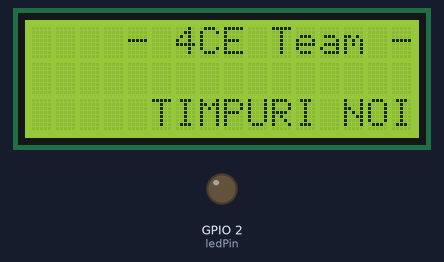
Bench run of a sketch on a simulated ESP8266 (NodeMCU). Shown: 16×3 character LCD, output pins drawn as LEDs (lit = HIGH). WiFi joins after 1.5 s; servers stay silent unless stated; uploads are accepted with an empty reply; EEPROM starts erased; what the sketch prints to the serial monitor is not drawn.

Above: at 0.2 s.
At 3.5 s:
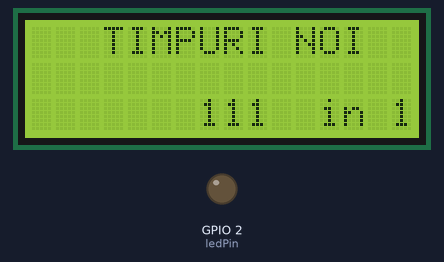
At 46.3 s:
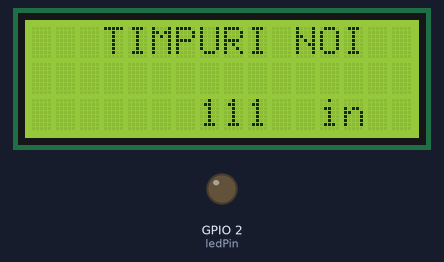
At 113.2 s:
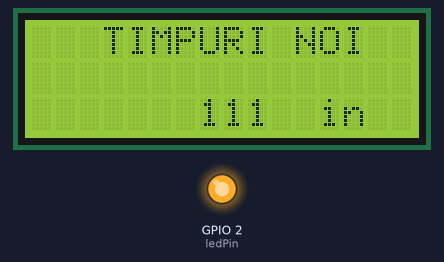
Timing chart, 0 to 114.7 s (numbered marks = the images above):
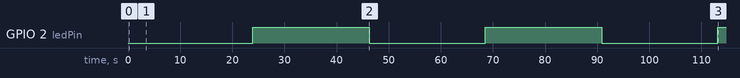

Measured:
- by itself, GPIO 2 (ledPin): alternates HIGH for 22.3 s and LOW for 22.3 s
- what the display in image 0 shows lasts 3.3 s, from 0.1 s to 3.4 s
- what the display in image 1 shows lasts 22.3 s, from 3.4 s to 25.7 s

The sketch:

4ce_station.ino
```cpp
#include <LiquidCrystal_I2C.h>
#include <ESP8266WiFi.h>
#include <EEPROM.h>
#include <ArduinoJson.h>

const char* ssid = "CityHack2017";
const char* password = "Ci5yh@6K2017";

//http://3b7d1823.ngrok.io/api/stats/station/59c53bc37e0003ed59f86dd3/lcd
//const char *  host      = "3b7d1823.ngrok.io";
const char *  host      = "4ceteam.tremend.ro";
const char * stationID  = "59c53bc37e0003ed59f86dd3";
String  url             = (String)"/api/stats/station/" + stationID +"/lcd";
//String  url             = (String)"/api/stats";
const int httpPort      = 80;
const unsigned long HTTP_TIMEOUT = 1000;  // max respone time from server
const size_t MAX_CONTENT_SIZE = 512;       // max size of the HTTP response
int gDummySeconds = 10*60;  //10 minutes
WiFiClient  client;

// local server ??
WiFiServer server(80);

int ledPin = LED_BUILTIN; // GPIO13

LiquidCrystal_I2C lcd(0x3F, 16, 3);

// The type of data that we want to extract from the page
struct UsefulData {
  char bus[32];
  char eta_seconds[32];
};

UsefulData dataArray[10];

void print_lcd(char *line0, char * line1, char * line2, char * line3)
{
  lcd.clear();
  // 1st line
  lcd.setCursor(0,0);
  lcd.print(line0);

  // 2nd Line
  lcd.setCursor(0,1);
  lcd.print(line1);

  // 3rd Line
  lcd.setCursor(0,2);
  lcd.print(line2);

  // 4th Line
  lcd.setCursor(0,3);
  lcd.print(line3);
}


void print_station2(char *station)
{
  lcd.clear();
  // 1st line
  lcd.setCursor(2,0);
  lcd.print(station);

  for (int i = 0 ; i < 3; i++)
  {

    //dummy station -> update
    if ( i == 2 )
    {
      strcpy(dataArray[i].bus, "111");
      itoa(gDummySeconds,dataArray[i].eta_seconds, 10);
      //sprintf(dataArray[index].eta_seconds,"%d", gDummySeconds);
    }

    if ( strcmp(dataArray[i].bus, "") )
    {
      lcd.setCursor(2,i+1);
      lcd.print(" ");
        for ( int j = strlen(dataArray[i].bus); j < 3; j ++) lcd.print(" ");

      lcd.print(dataArray[i].bus);
      lcd.print("  in ");


      int min = atoi(dataArray[i].eta_seconds) / 60;

      if (min == 0)
      {
        lcd.print("station");
      }
      else
      {
        if (min < 10) lcd.print(" ");
        lcd.print( min);
        lcd.print(" min");
      }
    }
    else
    {
      lcd.setCursor(2,i+1);
      lcd.print("   ");
    }
  }
/*
  // 2nd Line
  if ( strcmp(dataArray[0].bus, "") )
  {
    lcd.setCursor(2,1);
    lcd.print("[");
    lcd.print(dataArray[0].bus);
    lcd.print("] in ");
    lcd.print(dataArray[0].eta_seconds);
    lcd.print("s");
  }


  // 3rd Line
  if ( strcmp(dataArray[1].bus, "") )
  {
    lcd.setCursor(2,2);
    lcd.print("[");
    lcd.print(dataArray[1].bus);
    lcd.print("] in ");
    lcd.print(dataArray[1].eta_seconds);
    lcd.print("s");
  }

  // 4th Line
  if ( strcmp(dataArray[2].bus, "") )
  {
    lcd.setCursor(2,3);
    lcd.print("[");
    lcd.print(dataArray[2].bus);
    lcd.print("] in ");
    lcd.print(dataArray[2].eta_seconds);
    lcd.print("s");
  }
*/
}


// Skip HTTP headers so that we are at the beginning of the response's body
bool skipResponseHeaders() {
  //Serial.println("skipResponseHeaders");
  // HTTP headers end with an empty line
  char endOfHeaders[] = "\r\n\r\n";

  client.setTimeout(HTTP_TIMEOUT);
  bool ok = client.find(endOfHeaders);

  if (!ok) {
    Serial.println("No response or invalid response!");
  }

  return ok;
}

bool just_parse(String line, int index)
{
  // Compute optimal size of the JSON buffer according to what we need to parse.
  // See https://bblanchon.github.io/ArduinoJson/assistant/
  const size_t BUFFER_SIZE =
      JSON_OBJECT_SIZE(8)    // the root object has 8 elements
      + JSON_OBJECT_SIZE(2)  // the "bus" object has 2 elements
      + JSON_OBJECT_SIZE(5)  // the "station" object has 5 elements
      + MAX_CONTENT_SIZE;    // additional space for strings


  line = "{" + line + "}";
  //Serial.println(" ---- " + line + " ----");


  // Allocate a temporary memory pool
  DynamicJsonBuffer jsonBuffer(BUFFER_SIZE);
  JsonObject& root = jsonBuffer.parseObject(line);

  if (!root.success()) {
    Serial.println("JSON parsing failed!");
    return false;
  }

  // Here were copy the strings we're interested in
  strcpy(dataArray[index].bus, root["bus"]);
  strcpy(dataArray[index].eta_seconds, root["eta_seconds"]);

  //printUserData(&uData);

  // It's not mandatory to make a copy, you could just use the pointers
  // Since, they are pointing inside the "content" buffer, so you need to make
  // sure it's still in memory when you read the
  return true;
}


/*
[{"_id":"59c579467e0003ed59f888b0",
  "bus":{
      "_id":"59c50a4a50d69044c5b8ceee",
      "line":"133"
  },
  "station":{
      "_id":"59c53bc37e0003ed59f86dd3",
      "long":26.11446,
      "lat":44.41201,
      "route_point_id":23,
      "name":"PIATA TIMPURI NOI"
   },
  "eta_seconds":356,
  "eta_meters":488,
  "updatedAt":"2017-09-22T20:58:12.332Z",
  "__v":0,
  "createdAt":"2017-09-22T20:57:42.811Z"
  }
  ]*/

bool readReponseContent() {
  // cleanup
  memset(dataArray[0].bus,0, sizeof(dataArray[2].bus));
  memset(dataArray[1].bus,0, sizeof(dataArray[2].bus));
  memset(dataArray[2].bus,0, sizeof(dataArray[2].bus));

  memset(dataArray[0].eta_seconds,0, sizeof(dataArray[2].eta_seconds));
  memset(dataArray[1].eta_seconds,0, sizeof(dataArray[2].eta_seconds));
  memset(dataArray[2].eta_seconds,0, sizeof(dataArray[2].eta_seconds));


  String line = client.readStringUntil('\r');
  Serial.println(line.length());
  line.remove(0,1);
  line.remove(line.length()-1,1);

  //line = "{{\"bus\":\"133\",\"eta_seconds\":356},{\"bus\":\"124\",\"eta_seconds\":222},{\"bus\":\"22\",\"eta_seconds\":333}}";
    Serial.println(line);

  char char_line[200] ;
  line.toCharArray(char_line, sizeof(char_line) ); //line.length());

  Serial.println(char_line);

  int idx = 0;
  char *tok = strtok( char_line, "}{");
  while (tok) {
      if ( strlen(tok) > 1 ) {
        //Serial.println(tok);
        just_parse(tok, idx++);
      }
      tok = strtok(NULL, "}{"); // Note: NULL, not IncomingString
  }


  return true;
}


bool get_json()
{
  // Test JSON
  // http://3b7d1823.ngrok.io/api/buses
   client.print("GET " + url + " HTTP/1.1\r\n" +
                   "Host: " + host + "\r\n" +
                   "Content-Type: application/json\r\n" +
                   "Connection: close\r\n\r\n");
      delay(500);

  return true;
}

void setup() {
  Serial.begin(115200);
  delay(10);

  pinMode(ledPin, OUTPUT);
  digitalWrite(ledPin, LOW);

  Serial.print("initialize the LCD\n");
  // initialize the LCD
  lcd.begin();

  // Turn on the blacklight and print a message.
  lcd.backlight();
  //lcd.print("444444CE Team rulz!");

  //// test print
  print_lcd("    - 4CE Team -","  ","    CityHack2017"," TIMPURI NOI Square");


  //EEPROM.begin(512);
  EEPROM.begin(1024);

  //Serial.print("EEPROM length ");
  //uint16_t ll = EEPROM.length;
  //Serial.println(EEPROM.length);


  // Connect to WiFi network
  Serial.println();
  Serial.println();
  Serial.print("Connecting to ");
  Serial.println(ssid);

  WiFi.begin(ssid, password);

  int toSaveToEEPROM = 0;
  while (WiFi.status() != WL_CONNECTED) {
    delay(500);
    Serial.print(".");
    toSaveToEEPROM ++;
  }

  // read last value
  byte high = EEPROM.read(0); //read the first half
  byte low = EEPROM.read(1); //read the second half
  int last = (high << 8) + low;
  Serial.print("LAST value= ");
  Serial.println(last);


  // save to EEPROM
  EEPROM.write(0, highByte(toSaveToEEPROM)); //write the first half
  EEPROM.write(1, lowByte(toSaveToEEPROM)); //write the second half

  EEPROM.commit();
  Serial.print("NEW value= ");
  Serial.println(toSaveToEEPROM);


   //WIFI
  Serial.println("");
  Serial.println("WiFi connected");

  // Start the server
  server.begin();
  Serial.println("Server started");

  // Print the IP address
  Serial.print("Use this URL to connect: ");
  Serial.print("http://");
  Serial.print(WiFi.localIP());
  Serial.println("/");


 // Use WiFiClient class to create TCP connections
/*  if (!client.connect(host, httpPort)) {
        Serial.println("connection failed");
        return;
  }*/
}

// Open connection to the HTTP server
bool connect() {
  Serial.print("Connect to ");
  Serial.println(host);

  bool ok = client.connect(host, httpPort);

  Serial.println(ok ? "Connected" : "Connection Failed!");
  return ok;
}

// Close the connection with the HTTP server
void disconnect() {
  Serial.println("Disconnect");
  client.stop();
}

// Pause for a 1 minute
void wait() {
  Serial.println("Wait 10 seconds");
  delay(10000);
}

void loop() {
  if (connect()) {
    if (get_json() && skipResponseHeaders()) {
      UsefulData uData;
      if (readReponseContent()) {
        //printUserData();
        print_station2(" TIMPURI NOI ");
      }
    }
  }
  disconnect();
  wait();


  get_json();
  gDummySeconds -= 60;
  if (gDummySeconds <0) gDummySeconds = 10*60;
  delay(10000);

  digitalWrite(ledPin, !digitalRead(ledPin) );


}
```
